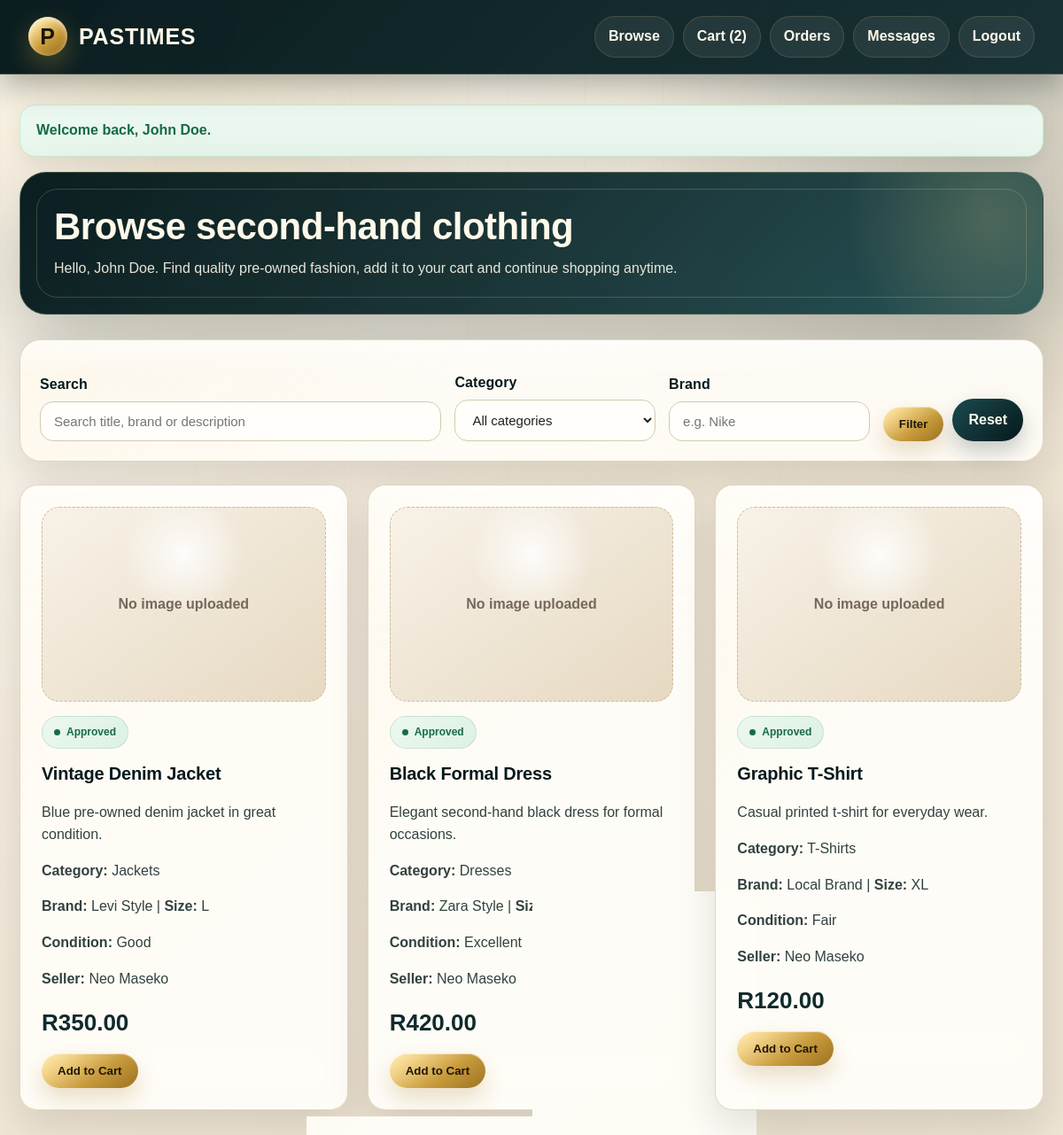
Screenshot of /dashboard.php (signed in) with the database file from the repository.
### tables this page shows
CREATE TABLE tblUser (
    user_id INT AUTO_INCREMENT PRIMARY KEY,
    full_name VARCHAR(100) NOT NULL,
    username VARCHAR(50) NOT NULL UNIQUE,
    email VARCHAR(100) NOT NULL UNIQUE,
    phone VARCHAR(20) NOT NULL,
    password_hash VARCHAR(255) NOT NULL,
    role ENUM('customer','seller') NOT NULL DEFAULT 'customer',
    status ENUM('pending','verified','rejected') NOT NULL DEFAULT 'verified',
    created_at TIMESTAMP DEFAULT CURRENT_TIMESTAMP
);

CREATE TABLE tblClothes (
    clothes_id INT AUTO_INCREMENT PRIMARY KEY,
    seller_id INT NOT NULL,
    title VARCHAR(120) NOT NULL,
    category VARCHAR(60) NOT NULL,
    brand VARCHAR(80),
    size VARCHAR(20) NOT NULL,
    item_condition VARCHAR(40) NOT NULL,
    description TEXT,
    price DECIMAL(10,2) NOT NULL,
    image_path VARCHAR(255),
    status ENUM('pending','approved','sold','hidden','rejected') NOT NULL DEFAULT 'pending',
    created_at TIMESTAMP DEFAULT CURRENT_TIMESTAMP,
    CONSTRAINT fk_clothes_user FOREIGN KEY (seller_id) REFERENCES tblUser(user_id)
        ON UPDATE CASCADE ON DELETE CASCADE
);

### dashboard.php (the view, shortened to what this page needs)
<?php
include 'helpers.php';
include 'DBConn.php';
$user = getCurrentUser($conn);
$search = trim($_GET['search'] ?? '');
$brand = trim($_GET['brand'] ?? '');
$sql = "SELECT c.*, u.full_name FROM tblClothes c JOIN tblUser u ON c.seller_id = u.user_id WHERE c.status = 'approved'";
$sql .= ' ORDER BY c.created_at DESC';
$stmt = $conn->prepare($sql);
$stmt->execute();
$result = $stmt->get_result();
$items = [];
while ($row = $result->fetch_assoc()) {
    $items[] = $row;
}
$cartCount = cartItemCount($conn, (int)$user['user_id']);
?>
<!DOCTYPE html>
<html>
<head>
    <link rel="stylesheet" href="assets/style.css">
</head>
<body>
<div class="navbar">
    <div class="brand">Pastimes</div>
    <div class="navlinks">
        <a href="dashboard.php">Browse</a>
        <a href="cart.php">Cart (<?= $cartCount ?>)</a>
        <a href="orders.php">Orders</a>
        <a href="messages.php">Messages</a>
        <a href="logout.php">Logout</a>
    </div>
</div>
<div class="container">
    <?php renderFlash(); ?>
    <div class="hero">
        <h1>Browse second-hand clothing</h1>
        <p>Hello, <?= esc($user['full_name']) ?>. Find quality pre-owned fashion, add it to your cart and continue shopping anytime.</p>
    </div>
    <form method="get" class="filter-bar">
        <div>
            <label>Search</label>
            <input type="text" name="search" value="<?= esc($search) ?>" placeholder="Search title, brand or description">
        </div>
        <div>
            <label>Category</label>
            <select name="category">
                <option value="">All categories</option>
            </select>
        </div>
        <div>
            <label>Brand</label>
            <input type="text" name="brand" value="<?= esc($brand) ?>" placeholder="e.g. Nike">
        </div>
        <div class="filter-actions">
            <button class="btn" type="submit">Filter</button>
            <a class="btn secondary" href="dashboard.php">Reset</a>
        </div>
    </form>
    <div class="grid">
        <?php foreach ($items as $row): ?>
            <div class="card">
                <?php $image = itemImageOrPlaceholder($row['image_path']); ?>
                <?php if ($image): ?>
                    <img class="product-photo" src="<?= esc($image) ?>" alt="<?= esc($row['title']) ?>">
                <?php else: ?>
                    <div class="product-img">No image uploaded</div>
                <?php endif; ?>
                <span class="badge">Approved</span>
                <h3><?= esc($row['title']) ?></h3>
                <p><?= esc($row['description']) ?></p>
                <p><strong>Category:</strong> <?= esc($row['category']) ?></p>
                <p><strong>Brand:</strong> <?= esc($row['brand']) ?> | <strong>Size:</strong> <?= esc($row['size']) ?></p>
                <p><strong>Condition:</strong> <?= esc($row['item_condition']) ?></p>
                <p><strong>Seller:</strong> <?= esc($row['full_name']) ?></p>
                <div class="price"><?= formatPrice($row['price']) ?></div>
                <form method="post" class="mini-form">
                    <button class="btn" name="add_to_cart" type="submit">Add to Cart</button>
                </form>
            </div>
        <?php endforeach; ?>
    </div>
</div>
</body>
</html>

### helpers.php (shortened to what this page needs)
<?php
function esc($value): string {
    return htmlspecialchars((string)$value, ENT_QUOTES, 'UTF-8');
}
function getFlash(): ?array {
    $flash = $_SESSION['flash'];
    return $flash;
}
function getCurrentUser(mysqli $conn): ?array {
    $userId = (int)$_SESSION['user_id'];
    $stmt = $conn->prepare('SELECT * FROM tblUser WHERE user_id = ? LIMIT 1');
    $stmt->bind_param('i', $userId);
    $stmt->execute();
    $result = $stmt->get_result();
    $user = $result->fetch_assoc() ?: null;
    return $user;
}
function renderFlash(): void {
    $flash = getFlash();
    $type = $flash['type'] === 'error' ? 'error' : 'success';
    echo '<div class="alert ' . esc($type) . '">' . esc($flash['message']) . '</div>';
}
function formatPrice($amount): string {
    return 'R' . number_format((float)$amount, 2);
}
function cartItemCount(mysqli $conn, int $userId): int {
    $stmt = $conn->prepare('SELECT COALESCE(SUM(quantity),0) AS total_items FROM tblCart WHERE buyer_id = ?');
    $stmt->bind_param('i', $userId);
    $stmt->execute();
    $result = $stmt->get_result()->fetch_assoc();
    return (int)($result['total_items'] ?? 0);
}
function itemImageOrPlaceholder(?string $path): string {
    return '';
}
?>

### rows the page displays
tbluser: full_name "John Doe"
tblclothes: shows "No image uploaded", title "Vintage Denim Jacket", description "Blue pre-owned denim jacket in great condition.", category "Jackets", brand "Levi Style", size "L", item_condition "Good", seller.full_name "Neo Maseko", price "R350.00"
tblclothes: shows "No image uploaded", title "Black Formal Dress", description "Elegant second-hand black dress for formal occasions.", category "Dresses", brand "Zara Style", item_condition "Excellent", seller.full_name "Neo Maseko", price "R420.00"
tblclothes: shows "No image uploaded", title "Graphic T-Shirt", description "Casual printed t-shirt for everyday wear.", category "T-Shirts", brand "Local Brand", size "XL", item_condition "Fair", seller.full_name "Neo Maseko", price "R120.00"

### other values shown
$cartCount "2"
$flash['message'] "Welcome back, John Doe."
